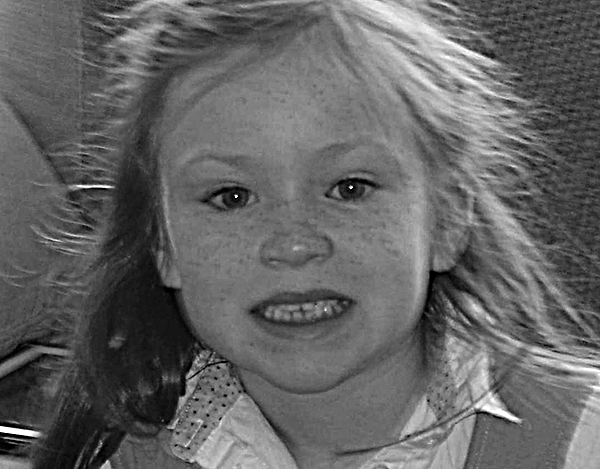
#> input picture Lab1/girl.tif, 600 x 469 px
$ jupyter execute lab1.ipynb
#> lines starting #> are read from the running program, lines starting #| are printed output that depends on the picture
[cell 1]
from skimage import io
import numpy as np
import matplotlib.pyplot as plt

## Question 2

Read in image girl.tif

[cell 2]
girl_image = io.imread('girl.tif')
#> girl_image is the input picture: shape (469, 600); min 0, max 255, mean 99.9

[cell 3]
io.imshow(girl_image)

Obtain the pixel values at the origin

[cell 4]
origin_px = girl_image[0,0]
#> origin_px = 128

Obtain the pixel values at the middle of the image

[cell 5]
x,y = np.shape(girl_image)
#> x = 469; y = 600

[cell 6]
middle_px = girl_image[x//2, y//2]
#> middle_px = 111

Write a function, s = scanLine(f, I, loc), where f is a grayscale image, I is an integer, and loc is a character
string with value ‘row’ and ‘col’ indicating that I is either a row or column number in image f. The output,
s, is a vector containing the pixel values along the specified row or column in f.

[cell 7]
def scanLine(f, I=0, loc="row"):
    if loc=="row":
        return f[I,:]
    elif loc == "col":
        return f[:,I]

Get a horizontal intensity scan line in the middle of the image, and plot the scan line.

[cell 8]
s = scanLine(girl_image, x//2, "row")
#> s = 600 values, max 206 at index 68, min 24 at index 153, mean 103

[cell 9]
plt.plot(s)
plt.xlabel("pixel column")
plt.ylabel("intensity")
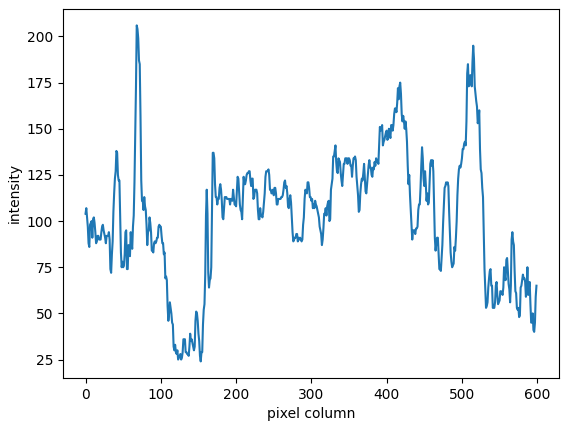
#> figure drawn by matplotlib, 1 panel; curve peaks at x = 68, y = 206

## Question 3

Read in image spillway-dark.tif,

[cell 10]
spillway_img = io.imread("spillway-dark.tif")
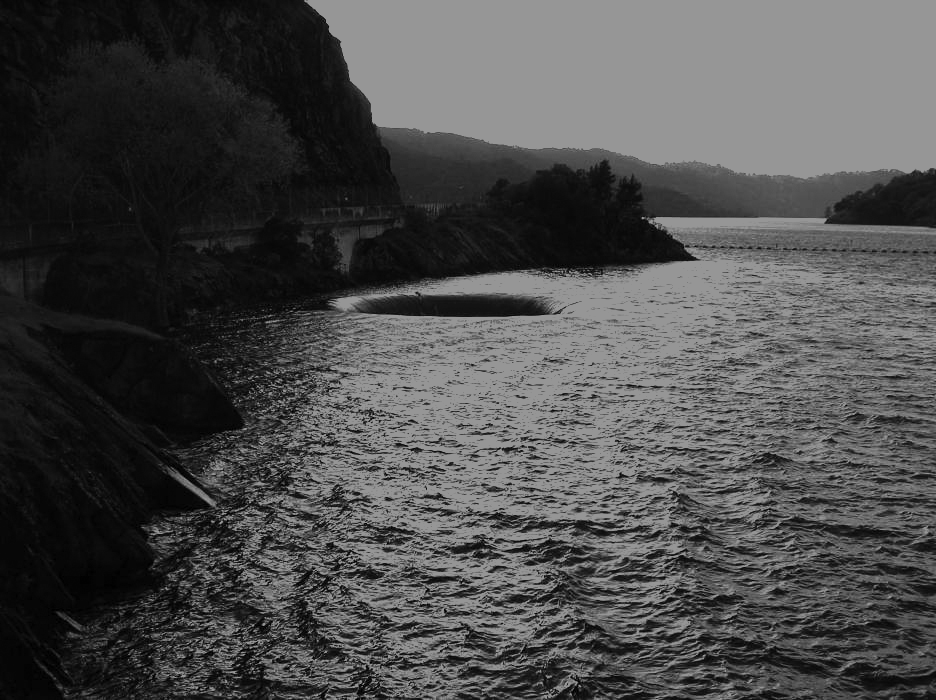
#> input picture Lab1/spillway-dark.tif, 936 x 700 px
#> spillway_img is the input picture: shape (700, 936); min 0, max 150, mean 75.9
io.imshow(spillway_img)

3a Find the dynamic range of this image

[cell 11]
min_px_intensity = spillway_img.min()
#> min_px_intensity = 0
max_px_intensity = spillway_img.max()
#> max_px_intensity = 150

3b Scale the intensities of the image to the full [0, K] range

fm = f − min(f);
fs = K[ fm/max(fm)]

[cell 12]
def contrastStretch(img, K):
#> called with K = 1
    fmin = img.min()
#> fmin = 0
    fmax = img.max()
#> fmax = 150
    return np.array(list(map(lambda x : K * ((x - fmin)/(fmax - fmin)), img  )))
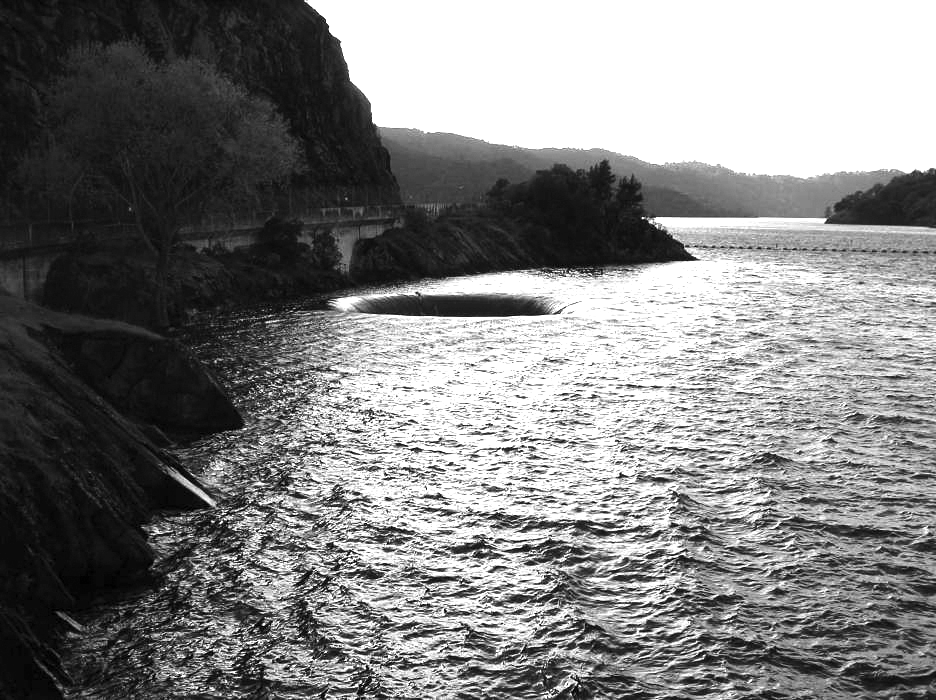
#> returned value: shape (700, 936) float64; min 0, max 1, mean 0.506

3c. Display the original image, the resulting images using K = 1, and K = 255 in (2). Is there any difference
among these 3 images?

[cell 13]
K1 = contrastStretch(spillway_img, 1)
plt.gray()
plt.imshow(K1)

[cell 14]
K255 = contrastStretch(spillway_img, 255)
